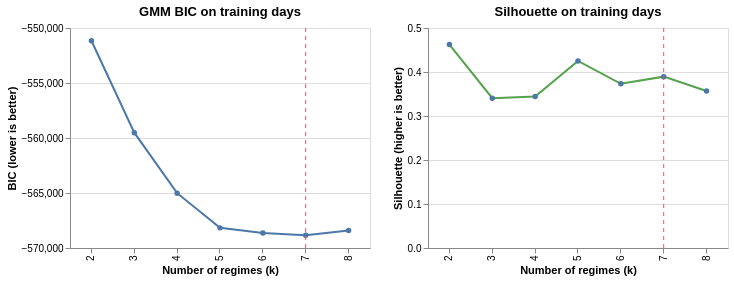

This figure's notebook cell:
### Code cell
selection_plot = selection_chart(selection, K)
selection_plot

### Figure 1 — Vega specification as saved in the notebook (floating-point values rounded to 4 significant figures)
{"$schema": "https://vega.github.io/schema/vega/v5.json", "data": [{"name": "source_0", "values": [{"bic": -551200.0, "k": 2}, {"bic": -559500.0, "k": 3}, {"bic": -565000.0, "k": 4}, {"bic": -568200.0, "k": 5}, {"bic": -568600.0, "k": 6}, {"bic": -568800.0, "k": 7}, {"bic": -568400.0, "k": 8}]}, {"name": "source_1", "values": [{"k": 7}]}, {"name": "source_2", "values": [{"k": 2, "silhouette": 0.4624}, {"k": 3, "silhouette": 0.3406}, {"k": 4, "silhouette": 0.3441}, {"k": 5, "silhouette": 0.4251}, {"k": 6, "silhouette": 0.3731}, {"k": 7, "silhouette": 0.3894}, {"k": 8, "silhouette": 0.357}]}, {"name": "source_3", "values": [{"k": 7}]}, {"name": "data_0", "values": [{"bic": -551200.0, "k": 2}, {"bic": -559500.0, "k": 3}, {"bic": -565000.0, "k": 4}, {"bic": -568200.0, "k": 5}, {"bic": -568600.0, "k": 6}, {"bic": -568800.0, "k": 7}, {"bic": -568400.0, "k": 8}]}, {"name": "data_1", "values": [{"k": 2, "silhouette": 0.4624}, {"k": 3, "silhouette": 0.3406}, {"k": 4, "silhouette": 0.3441}, {"k": 5, "silhouette": 0.4251}, {"k": 6, "silhouette": 0.3731}, {"k": 7, "silhouette": 0.3894}, {"k": 8, "silhouette": 0.357}]}, {"name": "source_0_concat_0_x_domain_k_0", "values": [{"k": 2}, {"k": 3}, {"k": 4}, {"k": 5}, {"k": 6}, {"k": 7}, {"k": 8}]}, {"name": "data_0_concat_0_x_domain_k_1", "values": [{"k": 2}, {"k": 3}, {"k": 4}, {"k": 5}, {"k": 6}, {"k": 7}, {"k": 8}]}, {"name": "source_1_concat_0_x_domain_k_2", "values": [{"k": 7}]}, {"name": "source_2_concat_1_x_domain_k_0", "values": [{"k": 2}, {"k": 3}, {"k": 4}, {"k": 5}, {"k": 6}, {"k": 7}, {"k": 8}]}, {"name": "data_1_concat_1_x_domain_k_1", "values": [{"k": 2}, {"k": 3}, {"k": 4}, {"k": 5}, {"k": 6}, {"k": 7}, {"k": 8}]}, {"name": "source_3_concat_1_x_domain_k_2", "values": [{"k": 7}]}], "signals": [{"name": "childWidth", "value": 300}], "marks": [{"type": "group", "name": "concat_0_group", "encode": {"update": {"height": {"signal": "height"}, "width": {"signal": "childWidth"}}}, "marks": [{"type": "line", "name": "concat_0_layer_0_layer_0_marks", "from": {"data": "source_0"}, "sort": {"field": "x"}, "encode": {"update": {"x": {"field": "k", "scale": "concat_0_x", "band": 0.5}, "y": {"field": "bic", "scale": "concat_0_y"}, "defined": {"signal": "isValid(datum[\"bic\"]) && isFinite(+datum[\"bic\"])"}, "stroke": {"value": "#4c78a8"}}}, "style": ["line"]}, {"type": "symbol", "name": "concat_0_layer_0_layer_1_marks", "from": {"data": "data_0"}, "encode": {"update": {"fill": {"value": "#4c78a8"}, "y": {"field": "bic", "scale": "concat_0_y"}, "x": {"field": "k", "scale": "concat_0_x", "band": 0.5}, "opacity": {"value": 1}}}, "style": ["point"]}, {"type": "rule", "name": "concat_0_layer_1_marks", "from": {"data": "source_1"}, "encode": {"update": {"x": {"field": "k", "scale": "concat_0_x", "band": 0.5}, "y2": {"field": {"signal": null, "datum": null, "group": "height", "parent": null}}, "stroke": {"value": "#e45756"}, "strokeDash": {"value": [4, 4]}, "y": {"value": 0}}}, "style": ["rule"]}], "axes": [{"scale": "concat_0_y", "gridScale": "concat_0_x", "zindex": 0, "aria": false, "minExtent": 0, "maxExtent": 0, "orient": "left", "grid": true, "tickCount": {"signal": "ceil(height/40)"}, "domain": false, "labels": false, "ticks": false}, {"scale": "concat_0_x", "grid": false, "labelAlign": "right", "labelBaseline": "middle", "labelAngle": 270, "zindex": 0, "orient": "bottom", "title": "Number of regimes (k)"}, {"scale": "concat_0_y", "grid": false, "orient": "left", "labelOverlap": true, "tickCount": {"signal": "ceil(height/40)"}, "title": "BIC (lower is better)", "zindex": 0}], "title": {"text": "GMM BIC on training days", "frame": "group"}, "style": "cell"}, {"type": "group", "name": "concat_1_group", "encode": {"update": {"width": {"signal": "childWidth"}, "height": {"signal": "height"}}}, "marks": [{"type": "line", "name": "concat_1_layer_0_layer_0_marks", "from": {"data": "source_2"}, "sort": {"field": "x"}, "encode": {"update": {"defined": {"signal": "isValid(datum[\"silhouette\"]) && isFinite(+datum[\"silhouette\"])"}, "x": {"field": "k", "scale": "concat_1_x", "band": 0.5}, "stroke": {"value": "#54a24b"}, "y": {"field": "silhouette", "scale": "concat_1_y"}}}, "style": ["line"]}, {"type": "symbol", "name": "concat_1_layer_0_layer_1_marks", "from": {"data": "data_1"}, "encode": {"update": {"y": {"field": "silhouette", "scale": "concat_1_y"}, "x": {"field": "k", "scale": "concat_1_x", "band": 0.5}, "fill": {"value": "#4c78a8"}, "opacity": {"value": 1}}}, "style": ["point"]}, {"type": "rule", "name": "concat_1_layer_1_marks", "from": {"data": "source_3"}, "encode": {"update": {"y2": {"field": {"signal": null, "datum": null, "group": "height", "parent": null}}, "stroke": {"value": "#e45756"}, "strokeDash": {"value": [4, 4]}, "x": {"field": "k", "scale": "concat_1_x", "band": 0.5}, "y": {"value": 0}}}, "style": ["rule"]}], "axes": [{"scale": "concat_1_y", "minExtent": 0, "labels": false, "ticks": false, "zindex": 0, "domain": false, "maxExtent": 0, "orient": "left", "tickCount": {"signal": "ceil(height/40)"}, "gridScale": "concat_1_x", "grid": true, "aria": false}, {"scale": "concat_1_x", "grid": false, "orient": "bottom", "labelAlign": "right", "labelBaseline": "middle", "labelAngle": 270, "title": "Number of regimes (k)", "zindex": 0}, {"scale": "concat_1_y", "zindex": 0, "labelOverlap": true, "title": "Silhouette (higher is better)", "orient": "left", "grid": false, "tickCount": {"signal": "ceil(height/40)"}}], "title": {"text": "Silhouette on training days", "frame": "group"}, "style": "cell"}], "scales": [{"name": "concat_0_x", "type": "band", "domain": {"fields": [{"data": "source_0_concat_0_x_domain_k_0", "field": "k"}, {"data": "data_0_concat_0_x_domain_k_1", "field": "k"}, {"data": "source_1_concat_0_x_domain_k_2", "field": "k"}], "sort": true}, "range": [0, {"signal": "childWidth"}], "paddingInner": 0, "paddingOuter": 0}, {"name": "concat_0_y", "type": "linear", "domain": {"fields": [{"data": "source_0", "field": "bic"}, {"data": "data_0", "field": "bic"}]}, "range": [{"signal": "height"}, 0], "nice": true, "zero": false}, {"name": "concat_1_x", "type": "band", "domain": {"fields": [{"data": "source_2_concat_1_x_domain_k_0", "field": "k"}, {"data": "data_1_concat_1_x_domain_k_1", "field": "k"}, {"data": "source_3_concat_1_x_domain_k_2", "field": "k"}], "sort": true}, "range": [0, {"signal": "childWidth"}], "paddingOuter": 0, "paddingInner": 0}, {"name": "concat_1_y", "type": "linear", "domain": {"fields": [{"data": "source_2", "field": "silhouette"}, {"data": "data_1", "field": "silhouette"}]}, "range": [{"signal": "height"}, 0], "nice": true, "zero": true}], "background": "white", "layout": {"padding": 20, "bounds": "full", "align": "each"}, "height": 220, "padding": 5}
